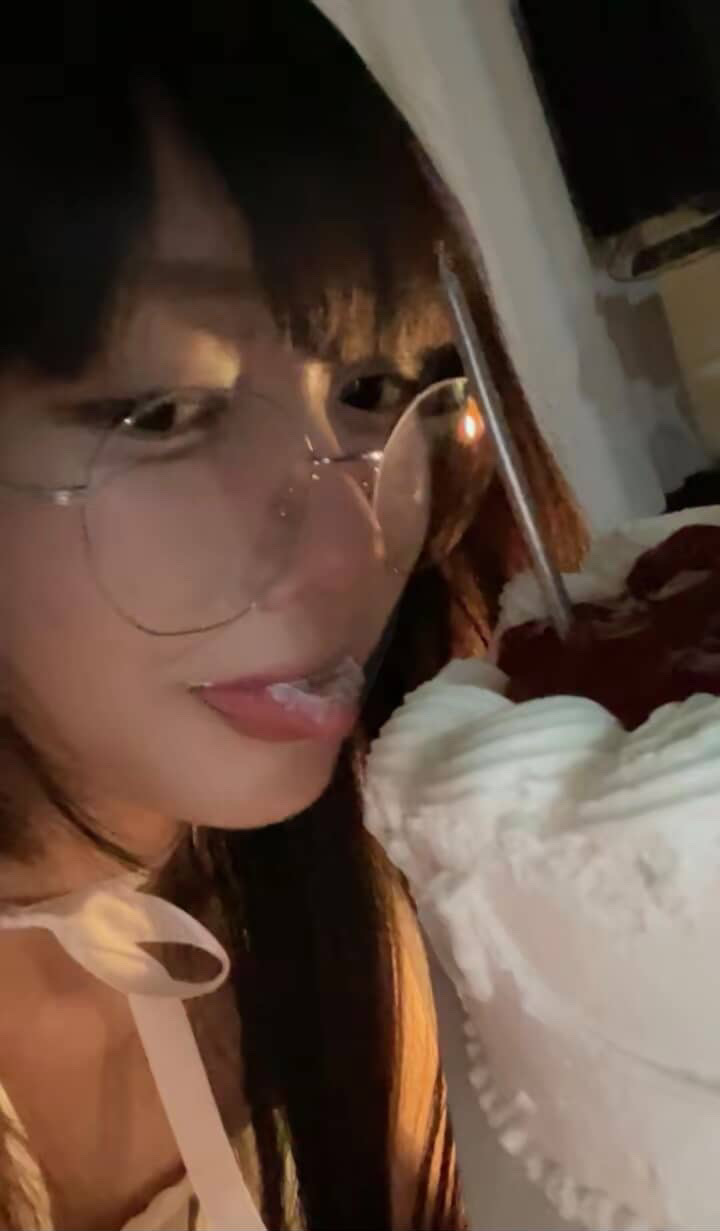
#> input picture old/files/IM/Image Holder_00001.jpg, 720 x 1231 px
$ python r.py 'IM/Image Holder_00001.jpg' out.png
#> lines starting #> are read from the running program, lines starting #| are printed output that depends on the picture
import sys
from pathlib import Path

# Try to import Pillow (PIL). Provide a clear message if it's missing.
try:
    from PIL import Image, ImageOps
except ImportError as e:
    sys.stderr.write(
        "Pillow (PIL) is required. Install it with:\n"
        "    pip install pillow\n"
    )
    sys.exit(1)


TARGET_WIDTH = 512
TARGET_HEIGHT = 768


def resize_to_512x768(input_path: Path, output_path: Path) -> None:
    """Resize the input image to exactly 512x768 and save to output_path.

    Uses high-quality Lanczos resampling. Applies EXIF orientation so that images
    shot on phones keep correct orientation before resizing.
    """
    with Image.open(input_path) as im:
        # Respect EXIF orientation
#> im is the input picture: PIL image 720x1231 RGB; mean R, G, B 97, 76.1, 64
        im = ImageOps.exif_transpose(im)

        # Pillow 9.1+ moved constants under Image.Resampling
        try:
            resample = Image.Resampling.LANCZOS  # type: ignore[attr-defined]
        except AttributeError:
            resample = Image.LANCZOS  # fallback for older Pillow versions

        resized = im.resize((TARGET_WIDTH, TARGET_HEIGHT), resample)
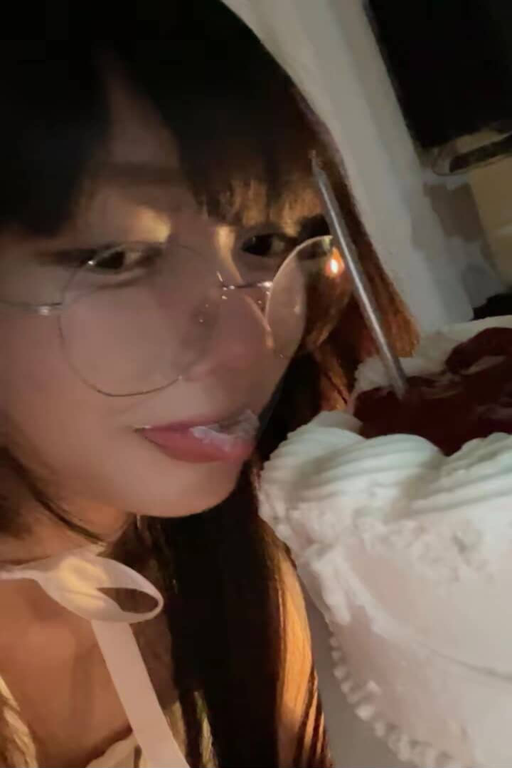
#> resized: PIL image 512x768 RGB; mean R, G, B 97, 76.1, 64

        # Create parent dirs for output if needed
        output_path.parent.mkdir(parents=True, exist_ok=True)

        # Preserve format by extension if possible
        save_kwargs = {}
        ext = output_path.suffix.lower()
        if ext in {".jpg", ".jpeg"}:
            save_kwargs["quality"] = 95
            save_kwargs["optimize"] = True
        elif ext == ".png":
            save_kwargs["optimize"] = True

        resized.save(output_path, **save_kwargs)


def build_default_output_path(input_path: Path) -> Path:
    stem = input_path.stem
    ext = input_path.suffix or ".jpg"
    return input_path.with_name(f"{stem}_{TARGET_WIDTH}x{TARGET_HEIGHT}{ext}")


def main(argv: list[str]) -> int:
    if len(argv) < 2 or len(argv) > 3:
        sys.stderr.write(
            "Usage: python r.py <input_image> [output_image]\n\n"
            f"Resizes the input image to {TARGET_WIDTH}x{TARGET_HEIGHT}.\n"
            "If output_image is omitted, a new file with a size suffix is created\n"
            "next to the input (e.g., photo_512x768.jpg).\n"
        )
        return 2

    input_path = Path(argv[1]).expanduser()
    if not input_path.exists():
        sys.stderr.write(f"Input file not found: {input_path}\n")
        return 2

    if len(argv) == 3:
        output_path = Path(argv[2]).expanduser()
    else:
        output_path = build_default_output_path(input_path)

    try:
        resize_to_512x768(input_path, output_path)
    except Exception as exc:
        sys.stderr.write(f"Error: {exc}\n")
        return 1

    print(f"Saved: {output_path}")
    return 0


if __name__ == "__main__":
    raise SystemExit(main(sys.argv))
#> (the program exits here)

$ run again, on old/files/IM/Image Holder_00005.jpg
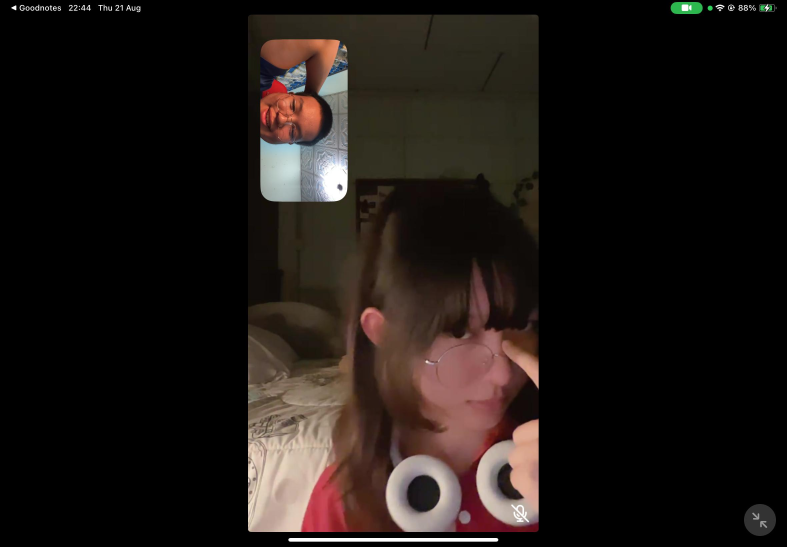
#> input picture old/files/IM/Image Holder_00005.jpg, 2360 x 1640 px (shown at 1/3 size)
#> in resize_to_512x768, im is the input picture: PIL image 2360x1640 RGB; mean R, G, B 30, 23.6, 20.3
#> in resize_to_512x768, `resized = im.resize((TARGET_WIDTH, TARGET_HEIGHT), resample)`:
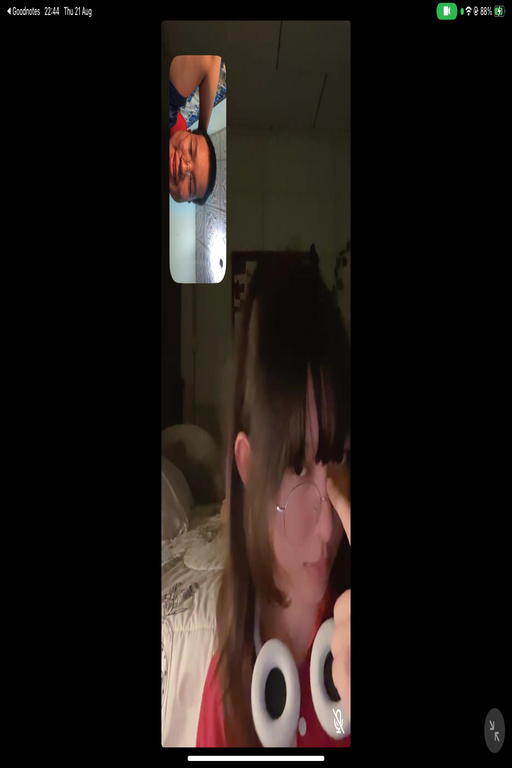
#> resized: PIL image 512x768 RGB; mean R, G, B 30, 23.6, 20.3

$ run again, on old/files/IM/Image Holder_00006.jpg
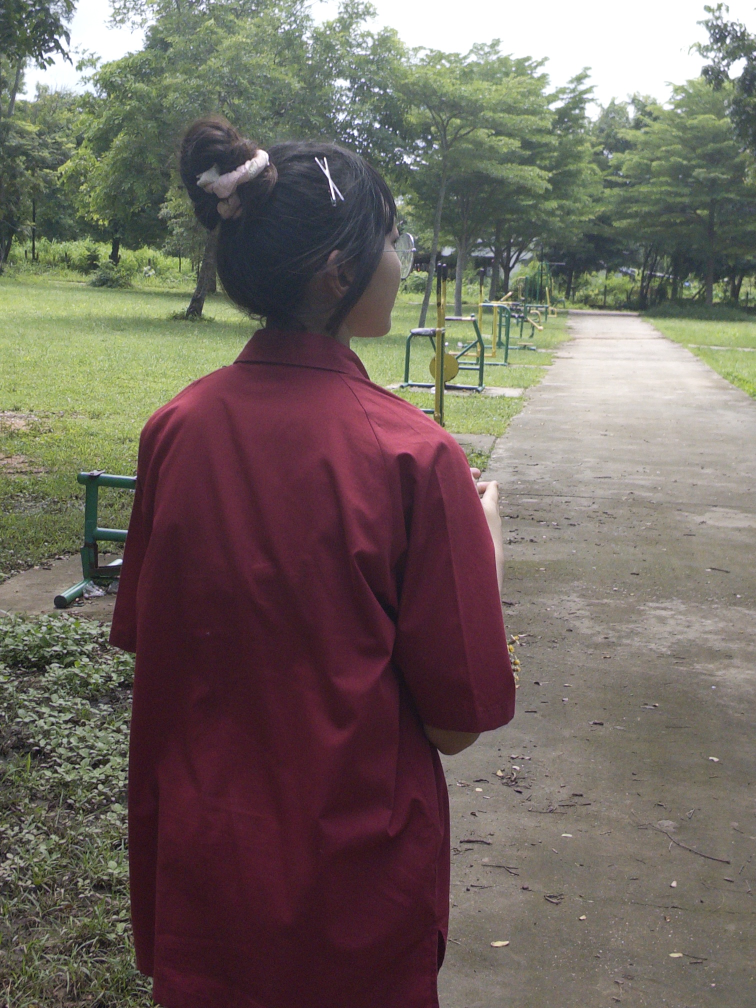
#> input picture old/files/IM/Image Holder_00006.jpg, 1512 x 2016 px (shown at 1/2 size)
#> in resize_to_512x768, im is the input picture: PIL image 1512x2016 RGB; mean R, G, B 113.1, 103.9, 96.9
#> in resize_to_512x768, `resized = im.resize((TARGET_WIDTH, TARGET_HEIGHT), resample)`:
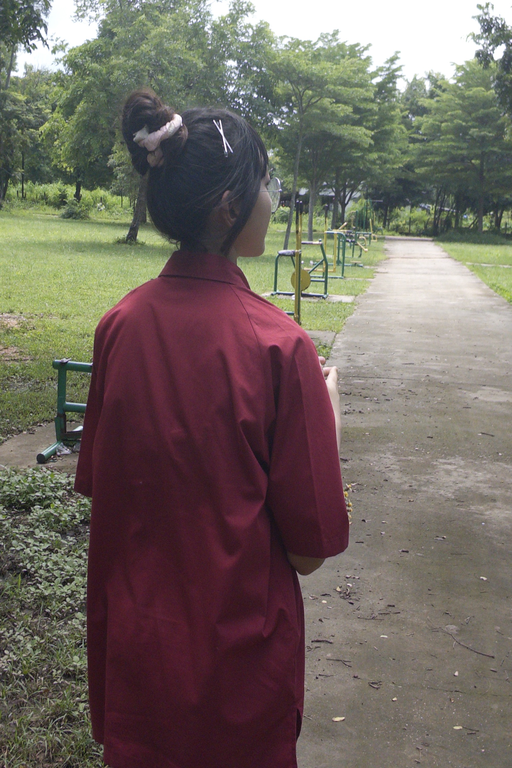
#> resized: PIL image 512x768 RGB; mean R, G, B 113.1, 103.9, 96.9
